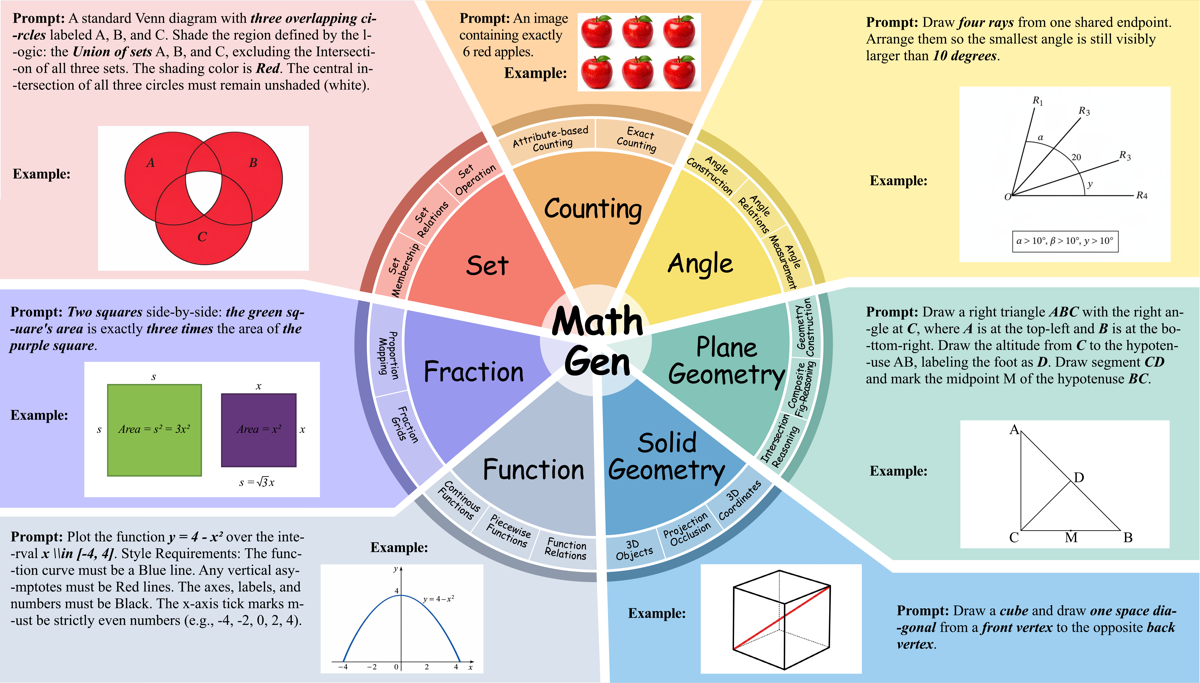
#> input picture assets/7domains.png, 1200 x 683 px
$ python -i function_1.py   (imports and definitions only)
#> lines starting #> are read from the running program, lines starting #| are printed output that depends on the picture; after the words box and inside, x2 and y2 are one past the last pixel; in counts of white or black regions, pixels touching at a corner belong together
### data/evaluate_script/function/function_common.py
"""
Shared constraint checking utilities for MathGen-Bench function evaluators.
Contains common OpenCV-based detection routines used across function_*.py scripts.
"""
import cv2
import numpy as np
import os
import re

# =========================
# Basic color and axis detection
# =========================

# [5 lines left out: function extract_color_mask, not called in this run]


def extract_blue_mask(img_hsv):
    """Extract blue pixels (hue 100-130)."""
    return extract_color_mask(img_hsv, (100, 130))


# [17 lines left out: functions extract_red_mask, detect_axes, not called in this run]


# =========================
# Arrow direction detection (global single-headed-axis constraint)
# =========================

def check_single_headed_arrows(img_gray, x_axis_y, y_axis_x):
    """
    Check that coordinate axes use single-headed arrows (positive direction only).
    Double-headed arrows (arrows at both ends) = FAIL.

    Approach:
    1. Find where the x-axis line actually ends on left and right.
    2. Find where the y-axis line actually ends on top and bottom.
    3. At each endpoint, look at a region CENTERED on the endpoint.
       Count dark pixels in the perpendicular direction to the axis.
    4. An arrowhead will have significantly more dark pixels spreading
       perpendicular to the axis compared to the regular axis line width.
    5. We compare the perpendicular spread at the endpoint versus at a
       reference point safely in the middle of the axis (far from intersection).
    """
    h, w = img_gray.shape[:2]
    _, binary = cv2.threshold(img_gray, 80, 255, cv2.THRESH_BINARY_INV)

    x_ay = int(x_axis_y)
    y_ax = int(y_axis_x)

    # Scale detection window parameters by image size so the algorithm works
    # consistently across different resolutions (e.g. 1024px vs 2816px wide).
    # Use short-side as the reference dimension normalised to 768px baseline.
    _scale = min(h, w) / 768.0
    _half_spread = max(25, int(25 * _scale))
    _along_width = max(15, int(15 * _scale))
    _min_ref_spread = max(30, int(30 * _scale * _scale))   # scales with area
    _min_abs_spread = max(80, int(80 * _scale * _scale))

    # ---- Find actual endpoints of x-axis ----
    # Scan along the x-axis row with a thin strip
    strip_half = max(4, int(4 * _scale))
    x_strip = binary[max(0, x_ay - strip_half):min(h, x_ay + strip_half), :]
    col_has_axis = np.any(x_strip > 0, axis=0)
    axis_cols = np.where(col_has_axis)[0]

    if len(axis_cols) < 20:
        return {"is_single_headed": True, "detail": "x_axis_not_detected"}

    x_left_end = int(axis_cols[0])
    x_right_end = int(axis_cols[-1])

    # ---- Find actual endpoints of y-axis ----
    y_strip = binary[:, max(0, y_ax - strip_half):min(w, y_ax + strip_half)]
    row_has_axis = np.any(y_strip > 0, axis=1)
    axis_rows = np.where(row_has_axis)[0]

    if len(axis_rows) < 20:
        return {"is_single_headed": True, "detail": "y_axis_not_detected"}

    y_top_end = int(axis_rows[0])
    y_bot_end = int(axis_rows[-1])

    # ---- Measure arrowhead presence at each endpoint ----
    # For x-axis endpoints: check dark pixel spread VERTICALLY (perpendicular to x-axis)
    # For y-axis endpoints: check dark pixel spread HORIZONTALLY (perpendicular to y-axis)

    # [28 lines left out: functions _count_perpendicular_spread_x, _count_perpendicular_spread_y, not called in this run]

    # Measure at endpoints
    x_left_spread = _count_perpendicular_spread_x(x_left_end + 5)
    x_right_spread = _count_perpendicular_spread_x(x_right_end - 5)

    y_top_spread = _count_perpendicular_spread_y(y_top_end + 5)
    y_bot_spread = _count_perpendicular_spread_y(y_bot_end - 5)

    # Measure at reference points (25% and 75% along each axis, away from intersection)
    # For x-axis reference, pick a point between left end and y_axis, or between y_axis and right end
    x_ref_col = x_left_end + (y_ax - x_left_end) // 2  # midpoint on left half
    if x_ref_col <= x_left_end + 30:
        x_ref_col = y_ax + (x_right_end - y_ax) // 2  # use right half instead
    x_ref_spread = _count_perpendicular_spread_x(int(x_ref_col))

    y_ref_row = y_top_end + (x_ay - y_top_end) // 2  # midpoint on top half
    if y_ref_row <= y_top_end + 30:
        y_ref_row = x_ay + (y_bot_end - x_ay) // 2
    y_ref_spread = _count_perpendicular_spread_y(int(y_ref_row))

    # Arrowhead detection: endpoint spread should be significantly more than reference
    # An arrowhead typically has 1.5-4x the dark pixels of a plain axis line
    arrow_ratio_threshold = 1.4

    x_left_ratio = x_left_spread / max(1, x_ref_spread)
    x_right_ratio = x_right_spread / max(1, x_ref_spread)
    y_top_ratio = y_top_spread / max(1, y_ref_spread)
    y_bot_ratio = y_bot_spread / max(1, y_ref_spread)

    x_has_left_arrow = x_left_ratio > arrow_ratio_threshold
    x_has_right_arrow = x_right_ratio > arrow_ratio_threshold
    y_has_top_arrow = y_top_ratio > arrow_ratio_threshold
    y_has_bottom_arrow = y_bot_ratio > arrow_ratio_threshold

    # Reliability guard: if reference spread is very low, ratio is unreliable.
    # Also require a minimum absolute spread to declare an arrowhead.
    # Thresholds are scaled to image resolution.
    min_ref_spread = _min_ref_spread
    min_abs_spread = _min_abs_spread

    if x_ref_spread < min_ref_spread or x_left_spread < min_abs_spread:
        x_has_left_arrow = False
    if x_ref_spread < min_ref_spread or x_right_spread < min_abs_spread:
        x_has_right_arrow = False
    if y_ref_spread < min_ref_spread or y_top_spread < min_abs_spread:
        y_has_top_arrow = False
    if y_ref_spread < min_ref_spread or y_bot_spread < min_abs_spread:
        y_has_bottom_arrow = False

    # If x-axis doesn't extend much past the y-axis to the left,
    # skip left arrow check (e.g. domain [0,8] has no negative x-axis).
    x_left_extent = y_ax - x_left_end
    if x_left_extent < 40:  # axis barely extends left of origin
        x_has_left_arrow = False

    # Similarly if y-axis doesn't extend much below x-axis
    y_bot_extent = y_bot_end - x_ay
    if y_bot_extent < 40:
        y_has_bottom_arrow = False

    # Single-headed: negative ends (left, bottom) should NOT have arrowheads
    x_axis_ok = not x_has_left_arrow
    y_axis_ok = not y_has_bottom_arrow

    is_single_headed = x_axis_ok and y_axis_ok

    return {
        "is_single_headed": bool(is_single_headed),
        "x_left_spread": x_left_spread,
        "x_right_spread": x_right_spread,
        "x_ref_spread": x_ref_spread,
        "y_top_spread": y_top_spread,
        "y_bot_spread": y_bot_spread,
        "y_ref_spread": y_ref_spread,
        "x_left_ratio": round(x_left_ratio, 2),
        "x_right_ratio": round(x_right_ratio, 2),
        "y_top_ratio": round(y_top_ratio, 2),
        "y_bot_ratio": round(y_bot_ratio, 2),
        "x_has_left_arrow": bool(x_has_left_arrow),
        "y_has_bottom_arrow": bool(y_has_bottom_arrow),
    }


# =========================
# Tick spacing estimation
# =========================

# [640 lines left out: functions estimate_tick_spacing, check_vertical_line_test, _find_axis_endpoints, ocr_axis_labels, _ocr_tick_labels, _ocr_origin_label and 5 more, not called in this run]

### data/evaluate_script/function/function_1.py
#!/usr/bin/env python3
from __future__ import annotations
import argparse
import contextlib
import io
import json
import math
import os
import re
import sys
from collections import defaultdict
from pathlib import Path
from typing import Any, Dict, Iterable, List, Optional, Sequence, Tuple
import cv2
import numpy as np
try:
    import pytesseract
except Exception:
    pytesseract = None
sys.path.insert(0, str(Path(__file__).resolve().parent))
sys.path.insert(0, str(Path(__file__).resolve().parents[1]))
from evaluator_utils import print_report
import function_common
from function_common import *
# [1 line not run here, left out]
PROMPT_ID = 1
sys.path.insert(0, os.path.dirname(__file__))
DEBUG = False
DEBUG_DIR = 'debug_id7'
BLUE_H_LO, BLUE_H_HI = (100, 130)

def ensure_debug(img, name):
    if DEBUG:
        os.makedirs(DEBUG_DIR, exist_ok=True)
        cv2.imwrite(os.path.join(DEBUG_DIR, name), img)

def extract_color_mask(img_hsv, h_range):
    lower = np.array([h_range[0], 50, 50])
    upper = np.array([h_range[1], 255, 255])
    return cv2.inRange(img_hsv, lower, upper)

def extract_red_mask(img_hsv):
    """Red wraps around the HSV hue range, so combine both red intervals."""
    mask_lo = extract_color_mask(img_hsv, (0, 10))
    mask_hi = extract_color_mask(img_hsv, (170, 180))
    return cv2.bitwise_or(mask_lo, mask_hi)

def detect_axes(img_gray):
    """Detect axis positions as the x-axis row and y-axis column."""
    _, binary = cv2.threshold(img_gray, 50, 255, cv2.THRESH_BINARY_INV)
    horizontal_kernel = cv2.getStructuringElement(cv2.MORPH_RECT, (50, 1))
    vertical_kernel = cv2.getStructuringElement(cv2.MORPH_RECT, (1, 50))
    h_lines = cv2.morphologyEx(binary, cv2.MORPH_OPEN, horizontal_kernel)
    v_lines = cv2.morphologyEx(binary, cv2.MORPH_OPEN, vertical_kernel)
    x_axis_y = np.argmax(np.sum(h_lines, axis=1))
    y_axis_x = np.argmax(np.sum(v_lines, axis=0))
    return (float(x_axis_y), float(y_axis_x))

def evaluate(image_path: str):
#> called with image_path = '../../../assets/7domains.png'
    img_bgr = cv2.imread(image_path)
#> img_bgr is the input picture: shape (683, 1200, 3); mean B, G, R 202.5, 206.5, 210.4
    if img_bgr is None:
        return {'passed': False, 'reason': 'Image not found'}
    h, w = img_bgr.shape[:2]
    img_hsv = cv2.cvtColor(img_bgr, cv2.COLOR_BGR2HSV)
#> img_hsv: shape (683, 1200, 3); mean H, S, V 55, 54.6, 231.1
    img_gray = cv2.cvtColor(img_bgr, cv2.COLOR_BGR2GRAY)
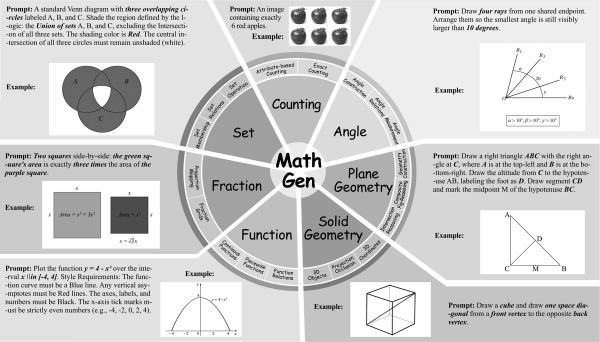
#> img_gray: shape (683, 1200) (shown at 1/2 size); min 0, max 255, mean 207.2
    x_ay, y_ax = detect_axes(img_gray)
#> in detect_axes, `_, binary = cv2.threshold(img_gray, 50, 255, cv2.THRESH_BINARY_INV)`:
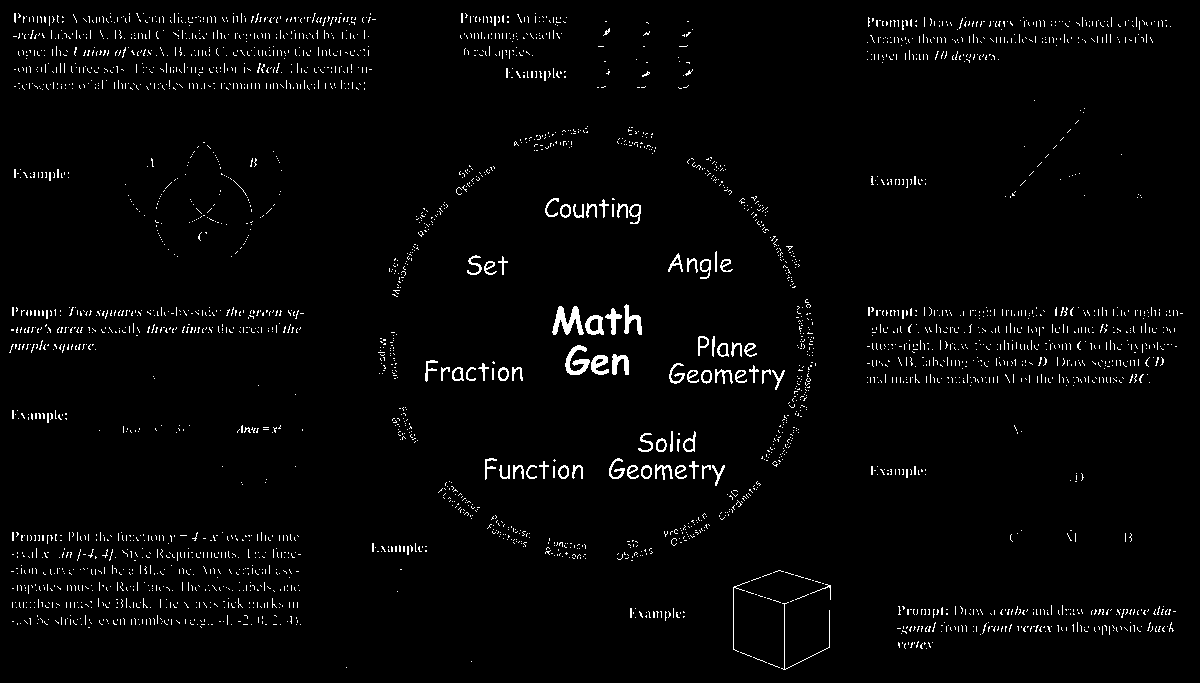
#> binary: shape (683, 1200); 2.4% white in thin lines or dots
#> in detect_axes, `v_lines = cv2.morphologyEx(binary, cv2.MORPH_OPEN, vertical_kernel)`:
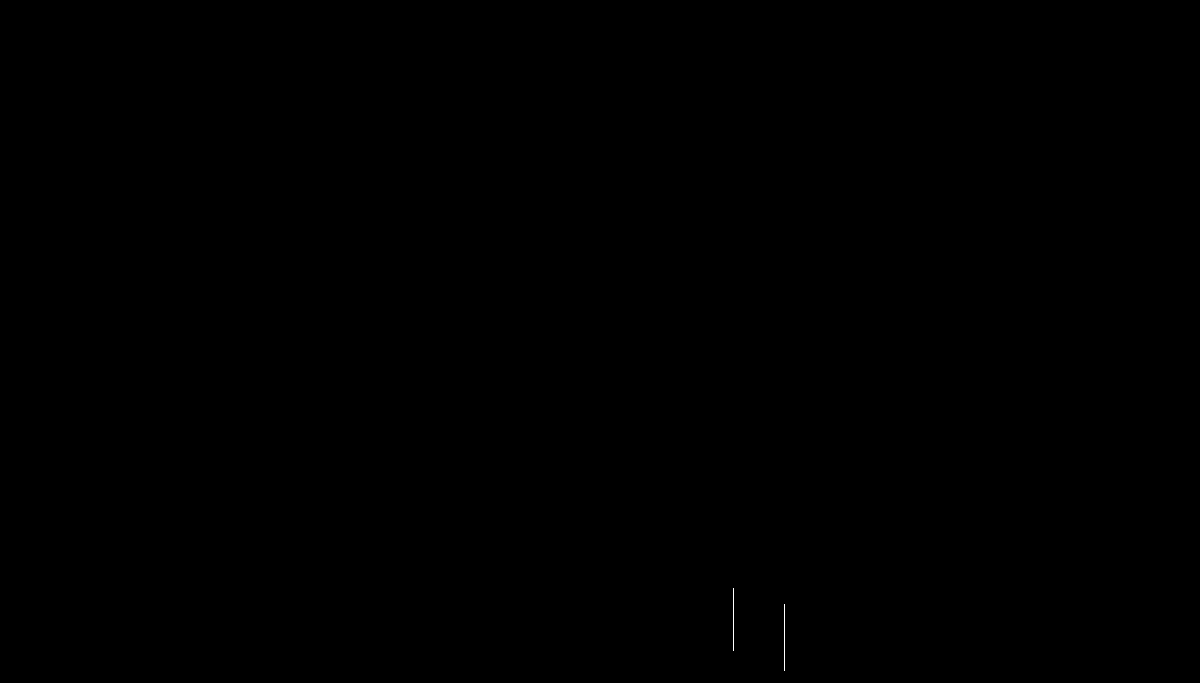
#> v_lines: shape (683, 1200); 0.02% white in thin lines or dots, all inside (x1, y1, x2, y2) = (733, 588, 785, 671)
#> in detect_axes, `x_axis_y = np.argmax(np.sum(h_lines, axis=1))`: x_axis_y = 0
#> in detect_axes, `y_axis_x = np.argmax(np.sum(v_lines, axis=0))`: y_axis_x = 784
#> x_ay = 0; y_ax = 784
    blue_mask = extract_color_mask(img_hsv, (BLUE_H_LO, BLUE_H_HI))
    ensure_debug(blue_mask, 'blue_mask.png')
    red_mask = extract_red_mask(img_hsv)
#> in extract_red_mask, `return cv2.bitwise_or(mask_lo, mask_hi)`:
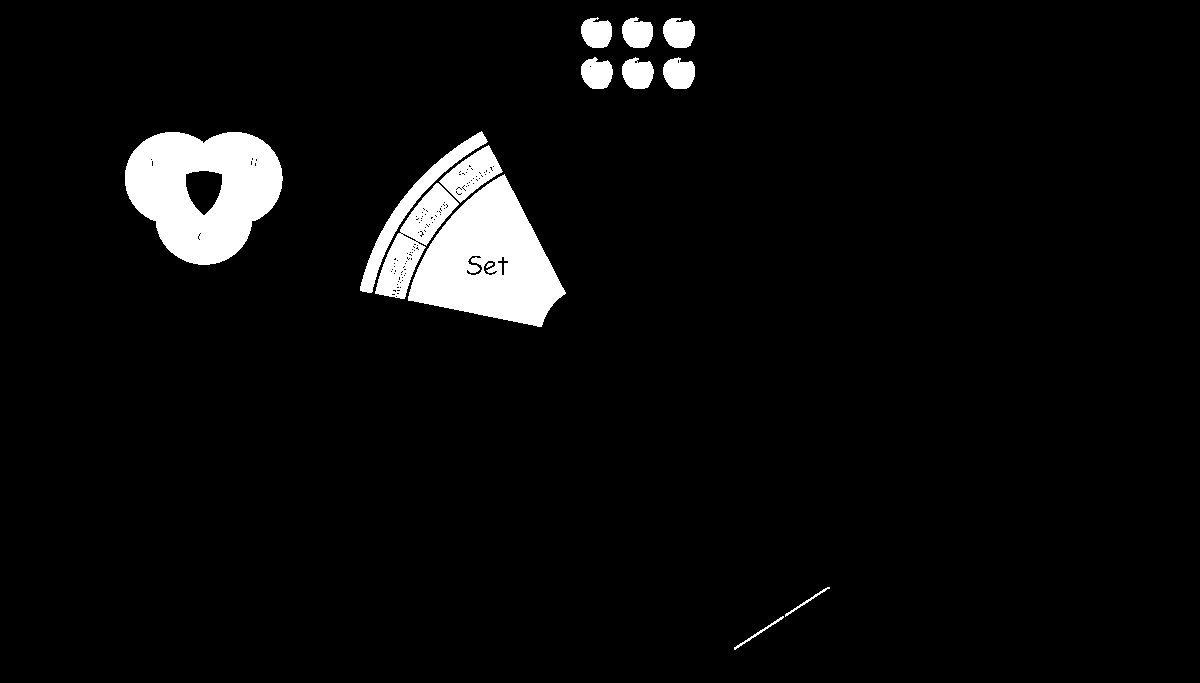
#> returned value: shape (683, 1200); 5% white; 14 white regions, largest, box (x1, y1, x2, y2) and area: (125, 132, 283, 265) 14340, (408, 174, 566, 327) 13733, (375, 183, 459, 299) 3564
    red_pixel_count = np.sum(red_mask > 0)
#> red_pixel_count = 40821
    blue_pixels = np.column_stack(np.where(blue_mask > 0))
#> blue_pixels = 142681 pairs, first value 290 to 682, second value 0 to 1198
    criteria = {}
    arrow_info = check_single_headed_arrows(img_gray, x_ay, y_ax)
#> in check_single_headed_arrows, `_, binary = cv2.threshold(img_gray, 80, 255, cv2.THRESH_BINARY_INV)`:
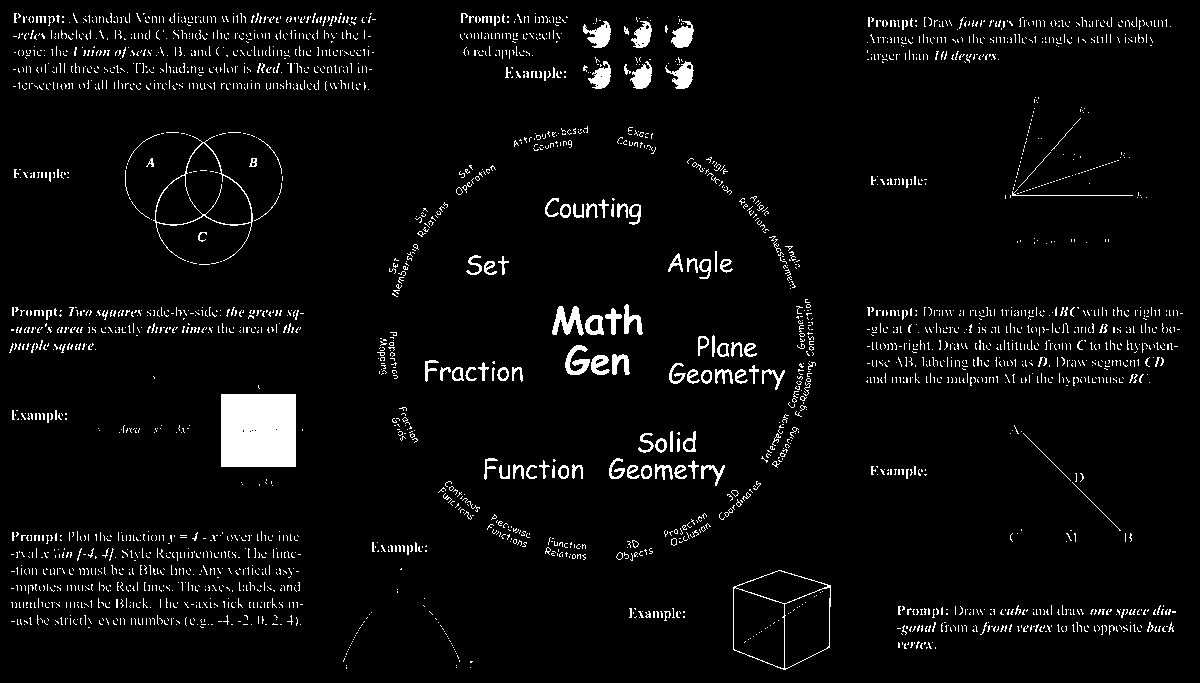
#> binary: shape (683, 1200); 4.2% white; 2910 white regions (2770 under 20 px), largest, box (x1, y1, x2, y2) and area: (221, 394, 296, 467) 5469, (153, 136, 253, 261) 605, (733, 570, 831, 670) 544
#> in check_single_headed_arrows, `x_ay = int(x_axis_y)`: x_ay = 0
#> in check_single_headed_arrows, `y_ax = int(y_axis_x)`: y_ax = 784
#> in check_single_headed_arrows, `axis_cols = np.where(col_has_axis)[0]`: axis_cols = empty array
#> arrow_info = {'is_single_headed': True, 'detail': 'x_axis_not_detected'}
    criteria['single_headed_arrows'] = arrow_info['is_single_headed']
    criteria['axes_detected'] = 0.05 * h < x_ay < 0.95 * h and 0.05 * w < y_ax < 0.95 * w
    criteria['blue_curve_exists'] = len(blue_pixels) > 100
    criteria['no_red_hallucination'] = red_pixel_count < 50
    slope = None
    intercept = None
    y_std = None
    if len(blue_pixels) > 50:
        rel_x = blue_pixels[:, 1] - y_ax
        rel_y = x_ay - blue_pixels[:, 0]
        y_std = float(np.std(rel_y))
#> y_std = 120.6
        criteria['is_horizontal'] = y_std < 25
        coeffs = np.polyfit(rel_x, rel_y, 1)
#> coeffs = [-0.28, -547.6]
        slope, intercept = (float(coeffs[0]), float(coeffs[1]))
#> slope = -0.28; intercept = -547.6
        criteria['slope_near_zero'] = abs(slope) < 0.2
        mean_rel_y = float(np.mean(rel_y))
#> mean_rel_y = -487.7
        criteria['below_x_axis'] = mean_rel_y < -10
        dist_below_axis = x_ay - np.mean(blue_pixels[:, 0])
#> dist_below_axis = -487.7
        axis_to_bottom = h - x_ay
#> axis_to_bottom = 683
        if axis_to_bottom > 0:
            position_ratio = abs(dist_below_axis) / axis_to_bottom
#> position_ratio = 0.714
            criteria['correct_y_position'] = 0.15 < position_ratio < 0.85
        else:
            criteria['correct_y_position'] = False
    else:
        criteria['is_horizontal'] = False
        criteria['slope_near_zero'] = False
        criteria['below_x_axis'] = False
        criteria['correct_y_position'] = False
    if len(blue_pixels) > 0:
        coverage = (np.max(blue_pixels[:, 1]) - np.min(blue_pixels[:, 1])) / w
#> coverage = 0.998
        criteria['domain_coverage'] = coverage > 0.6
    else:
        criteria['domain_coverage'] = False
    criteria = {k: bool(v) for k, v in criteria.items()}
#> criteria = 9 items
    passed = all(criteria.values())
#> passed = False
    return {'id': 7, 'passed': passed, 'criteria': criteria, 'meta': {'x_axis_y': x_ay, 'y_axis_x': y_ax, 'red_pixels': int(red_pixel_count), 'slope': slope, 'intercept': intercept, 'y_std_px': y_std, 'arrow_info': arrow_info}}

# [5 lines left out: function main, not called in this run]
# [2 lines not run here, left out]

>>> result = evaluate('../../../assets/7domains.png')
#> result = 4 items
